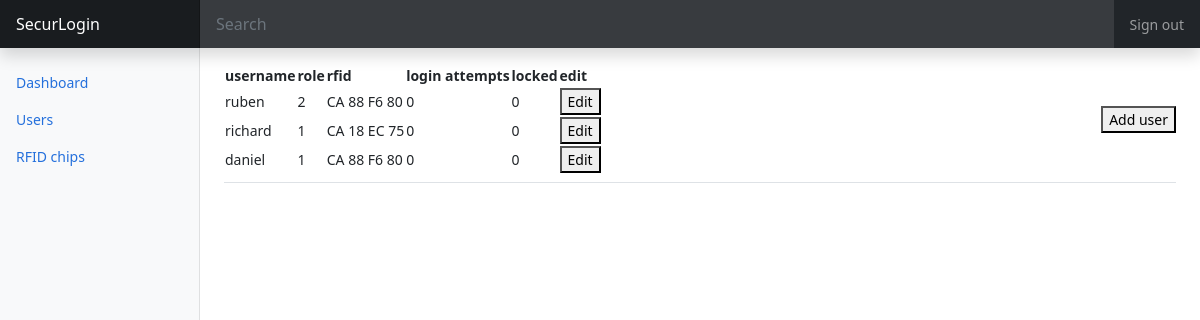
The page /users (signed in) on the database as committed earlier.
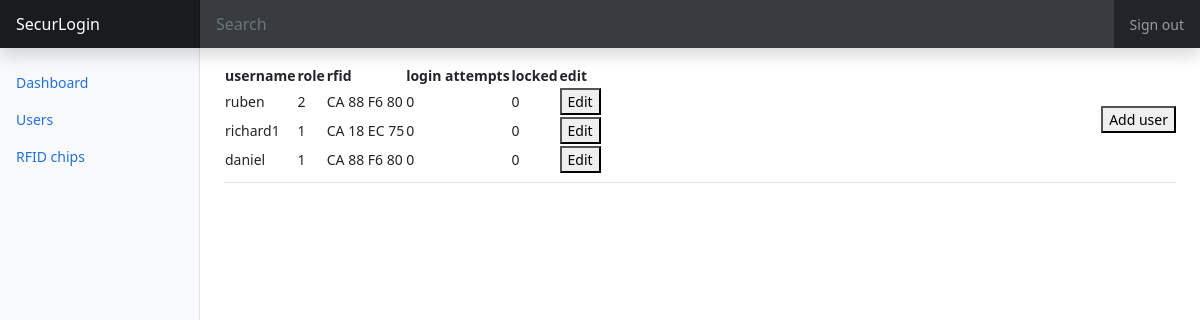
The same page on the database as committed later.
### tables this page shows
CREATE TABLE 'users' (
  'user_id' INTEGER PRIMARY KEY,
  'role' VARCHAR(50) NULL,
  'user_name' VARCHAR(50) NULL,
  'salt' VARCHAR(255) NULL,
  'password' VARCHAR(255) NULL,
  'RFID' VARCHAR(15) NULL,
  'Failed_Login_Attempts' INT NULL,
  'locked' BOOL NULL
  );

### app.py (the view)
@app.route('/users')
def users():
    msg = None
    role = session.get('LoggedIn',0)
    if(role == 2):
        conn = sqlite3.connect('test.db')
        cursor = conn.execute('''SELECT * FROM `users`''')
        allusers = cursor.fetchall()
        return render_template('users.html', title='user Dashboard', users=allusers, msg=msg)
    elif(role == 1):
        return redirect('user')
    else:
        return redirect('/')

### templates/users.html
{% extends 'adminbase.html' %}
{% block content %}
<table>
  <tr>
    <th>username</th>
    <th>role</th>
    <th>rfid</th>
    <th>login attempts</th>
    <th>locked</th>
    <th>edit</th>
  </tr>
{% for row in users %}
    <tr>
      <td>{{ row[2] }}</td>
      <td>{{ row[1]}}</td>
      <td>{{ row[5]}}</td>
      <td>{{ row[6]}}</td>
      <td>{{ row[7]}}</td>
      <td><button onclick="window.location.href='/user_edit/{{ row[0]}}'">Edit</button></td>
    </tr>
{% endfor %}
</table>
<button onclick="window.location.href='/add_user'">Add user</button>
{% endblock content %}

### templates/adminbase.html (shortened to what this page needs)
<!doctype html>
<html lang="en">
  <head>
    <link href="{{ url_for('static', filename='bootstrap.min.css') }}" rel="stylesheet">
    <link href="{{ url_for('static', filename='dashboard.css') }}" rel="stylesheet">
    <link href="dashboard.css" rel="stylesheet">
  </head>
  <body>
<header class="navbar navbar-dark sticky-top bg-dark flex-md-nowrap p-0 shadow">
  <a class="navbar-brand col-md-3 col-lg-2 me-0 px-3" href="#">SecurLogin</a>
  <input class="form-control form-control-dark w-100" type="text" placeholder="Search" aria-label="Search">
  <div class="navbar-nav">
    <div class="nav-item text-nowrap">
      <a class="nav-link px-3" href="/logout">Sign out</a>
    </div>
  </div>
</header>
<div class="container-fluid">
  <div class="row">
    <nav id="sidebarMenu" class="col-md-3 col-lg-2 d-md-block bg-light sidebar collapse">
      <div class="position-sticky pt-3">
        <ul class="nav flex-column">
          <li class="nav-item">
            <a class="nav-link active" aria-current="page" href="/admin">
              Dashboard
            </a>
          </li>
          <li class="nav-item">
            <a class="nav-link active" aria-current="page" href="/users">
              Users
            </a>
          </li>
          <li class="nav-item">
            <a class="nav-link active" aria-current="page" href="/rfid">
              RFID chips
            </a>
          </li>
        </ul>
      </div>
    </nav>
    <main class="col-md-9 ms-sm-auto col-lg-10 px-md-4">
      <div class="d-flex justify-content-between flex-wrap flex-md-nowrap align-items-center pt-3 pb-2 mb-3 border-bottom">
        {% block content %}
        {% endblock content %}
      </div>
  </body>
</html>

### static/dashboard.css (style rules this page uses)
body { font-size: .875rem; }
.sidebar { position: fixed; top: 0; bottom: 0; left: 0; z-index: 100; padding: 48px 0 0; box-shadow: inset -1px 0 0 rgba(0, 0, 0, .1); }
.sidebar .nav-link { font-weight: 500; color: #333; }
.sidebar .nav-link.active { color: #2470dc; }
.navbar-brand { padding-top: .75rem; padding-bottom: .75rem; font-size: 1rem; background-color: rgba(0, 0, 0, .25); box-shadow: inset -1px 0 0 rgba(0, 0, 0, .25); }
.navbar .form-control { padding: .75rem 1rem; border-width: 0; border-radius: 0; }
.form-control-dark { color: #fff; background-color: rgba(255, 255, 255, .1); border-color: rgba(255, 255, 255, .1); }

Rows that differ between the two databases and show on the page:
changed users "CA 18 EC 75": user_name "richard" → "richard1"
